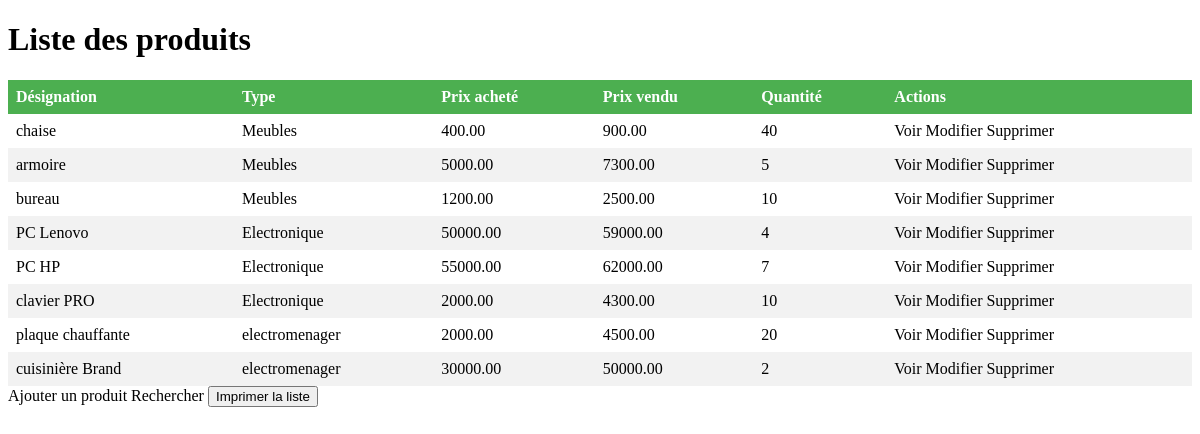
The app's page /produit/ with its own data.
### app/models.py (models this page shows, shortened)
class Produit(models.Model):
    nom_p = models.CharField(max_length=100)
    prix_HT = models.DecimalField(max_digits=10, decimal_places=2)
    prix_vd = models.DecimalField(max_digits=10, decimal_places=2)
    type_produit = models.ForeignKey(TypeProduit, on_delete=models.CASCADE)
    quantite = models.PositiveIntegerField()

class TypeProduit(models.Model):
    nom_t = models.CharField(max_length=100)

### app/views.py (the view)
# urls.py: path('produit/', views.produits, name='produit'),
def produits(request):
    product = Produit.objects.all()
    return render(request, 'produit.html', {"produit" : product})

### app/templates/produit.html (shortened to what this page needs)
<!DOCTYPE html>
<html>
    {%load static%}
  <head>
    <link rel="stylesheet" href="{%static 'produit.css'%}">
  </head>
  <body>
    <h1>Liste des produits</h1>
    <table>
      <thead>
        <tr>
          <th>Désignation</th>
          <th>Type</th>
          <th>Prix acheté</th>
          <th>Prix vendu</th>
          <th>Quantité</th>
          <th>Actions</th>
        </tr>
      </thead>
      <tbody>
        {% for produit in produit %}
        <tr>
          <td>{{ produit.nom_p}}</td>
          <td>{{ produit.type_produit.nom_t}}</td>
          <td>{{ produit.prix_HT}}</td>
          <td>{{ produit.prix_vd }}</td>
          <td>{{ produit.quantite }}</td>
          <td>
            <a href="{%url 'voir' produit.id %}">Voir</a>
            <a href="{%url 'modifier_produit' produit.id%}">Modifier</a>
            <a href="{%url 'supprime_prd' produit.id%}">Supprimer</a>
          </td>
        </tr>
        {% endfor %}
      </tbody>
    </table>
    <a href="{%url 'ajoutprd' %}">Ajouter un produit</a>
    <a href="{%url 'recherche_produit'%}">Rechercher</a>
    <button onclick="window.print()">Imprimer la liste</button>
  </body>
</html>

### app/static/produit.css (style rules this page uses)
table { border-collapse: collapse; width: 100%; }
th, td { text-align: left; padding: 8px; }
tr:nth-child(even) { background-color: #f2f2f2 }
th { background-color: #4CAF50; color: white; }
a { text-decoration: none; color: black; }

### records on screen
Produit: nom_p "chaise", type_produit.nom_t "Meubles", prix_HT "400.00", prix_vd "900.00", quantite "40"
Produit: nom_p "armoire", type_produit.nom_t "Meubles", prix_HT "5000.00", prix_vd "7300.00", quantite "5"
Produit: nom_p "bureau", type_produit.nom_t "Meubles", prix_HT "1200.00", prix_vd "2500.00", quantite "10"
Produit: nom_p "PC Lenovo", type_produit.nom_t "Electronique", prix_HT "50000.00", prix_vd "59000.00", quantite "4"
Produit: nom_p "PC HP", type_produit.nom_t "Electronique", prix_HT "55000.00", prix_vd "62000.00", quantite "7"
Produit: nom_p "clavier PRO", type_produit.nom_t "Electronique", prix_HT "2000.00", prix_vd "4300.00", quantite "10"
Produit: nom_p "plaque chauffante", type_produit.nom_t "electromenager", prix_HT "2000.00", prix_vd "4500.00", quantite "20"
Produit: nom_p "cuisinière Brand", type_produit.nom_t "electromenager", prix_HT "30000.00", prix_vd "50000.00", quantite "2"
